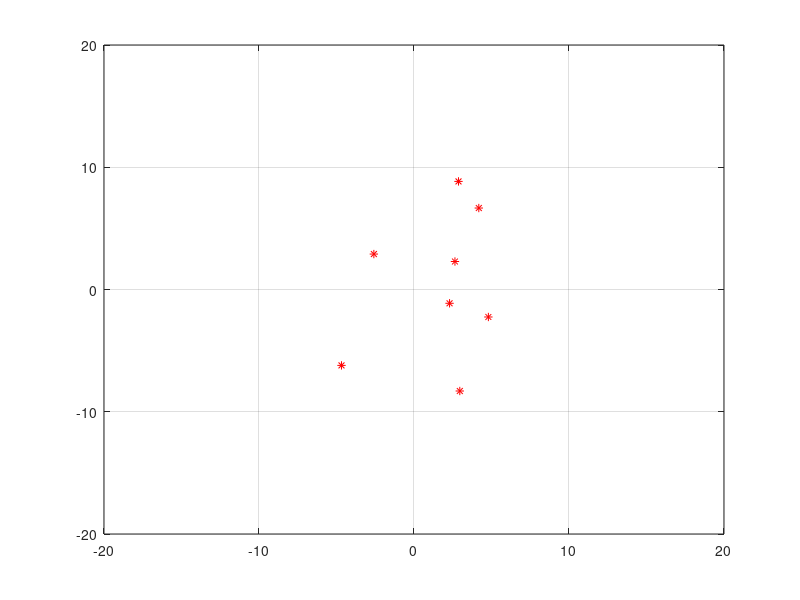

The MATLAB source for this figure: (Note: this script raises an error after producing the figure.)
% paper: Distributed Kalman filter for cooperative localization with integrated measurements
% author: Yeong Jun Kim(colson)
% email: colson@korea.ac.kr || dud3722000@naver.com
% date: 2020-07-28
% DKFCL class is in https://www.github.com/YeongJunKim/matlab/filters/DKFCL

% system eq
% x_{i,k+1} = A * x_{i,k} + B * w_{i,k}
% y_{i,k} = C * x_{i,k} + v_{i,k}
% z_{i,j,k} = D(x_{i,k} - x_{j,k})
% x = [x_position y_position x_vel y_vel]'
% u = [x_vel y_vel]'


%%
clear all
clc
clf
%% add path
addpath('/../matlab/filters');
%% global variables
global app
%% robot init
app.agent_num = 8;
app.adjacency = zeros(app.agent_num, app.agent_num);
app.adjacency(1,[7 8]) = [0.6 0.4];
app.adjacency(2,[1 8]) = [0.3 0.7];
app.adjacency(3,[1 2]) = [0.7 0.3];
app.adjacency(4,[2 3]) = [0.5 0.5];
app.adjacency(5,[3 4]) = [0.8 0.2];
app.adjacency(6,[4 5]) = [0.2 0.8];
app.adjacency(7,[5 6]) = [0.7 0.3];
app.adjacency(8,[6 7]) = [0.3 0.7];

%% simulation init
app.dt = 1;
app.iteration = 100;
for ct = 1:app.agent_num
    app.agent(ct).data.nx = 4;
    app.agent(ct).data.ny = 4;
    app.agent(ct).data.nu = 2;
    app.agent(ct).data.nz = 4;
    app.agent(ct).trajectory.real = zeros(app.agent(ct).data.nx, app.iteration);
    app.agent(ct).trajectory.filtered.al1 = zeros(app.agent(ct).data.nx, app.iteration);
    app.agent(ct).trajectory.filtered.al2 = zeros(app.agent(ct).data.nx, app.iteration);
    app.agent(ct).trajectory.measurement = zeros(app.agent(ct).data.ny, app.iteration);
    app.agent(ct).trajectory.time = zeros(1, app.iteration);
    app.agent(ct).trajectory.input = zeros(app.agent(ct).data.nu, app.iteration);
    app.agent(ct).trajectory.real(:,1) = normrnd([0 0 0 0]', [5 5 0 0]');
    app.agent(ct).trajectory.filtered.al1(:,1) = app.agent(ct).trajectory.real(:,1);
    app.agent(ct).trajectory.filtered.al2(:,1) = app.agent(ct).trajectory.real(:,1);
end
%% plotting init
figure(1);
clf;
ax = axes;
app.plot_agent = cell(1,app.agent_num);
app.plot_edge = cell(app.agent_num, app.agent_num);
for ct = 1:app.agent_num
    
    app.plot_agent{ct} = plot(ax, app.agent(ct).trajectory.real(1,1), app.agent(ct).trajectory.real(2,1), 'r*'); hold on; grid on;
end
for i = 1:app.agent_num-1
    for j = 1:app.agent_num
        if i == j
        else
            if(app.adjacency(i,j) == 1)
                x = zeros(1,2);
                y = zeros(1,2);
                x(1) = app.agent(i).trajectory.real(1,1); x(2) = app.agent(j).trajectory.real(1,1);
                y(1) = app.agent(i).trajectory.real(2,1); y(2) = app.agent(j).trajectory.real(2,1);
                app.plot_edge{i,j} = plot(ax, x,y, 'b-'); hold on;
            end
        end
    end
end
xlim([-20 20])
ylim([-20 20])
%% filtering class init
% examples
% global filters
% for ct = 1:app.agent_num
%    filters.FIR(ct).filter = FIR();
%    filters.EKF(ct).filter = EKF();
%    filters.PF(ct).filter = PF();
% end

P = diag([0.1, 0.1, 0.1, 0.1]);
Q = diag([0.01, 0.01, 0.01, 0.01]);
V = diag([2,2]);
R = diag([4,4]);
% R = app.adjacency * 2;
A = [1 0 app.dt 0;
    0 1 0 app.dt ;
    0 0 1 0;
    0 0 0 1];
B = [app.dt^2/2 0 0 0;
    0 app.dt^2/2 0 0;
    0 0 app.dt 0;
    0 0 0 app.dt];
C = [1 0 0 0;
    0 1 0 0];
D = [1 0 0 0;
    0 1 0 0];

for ag = 1:app.agent_num
    if(ag == 1 || ag == 5)
        C_ = C;
        C_(2,2) = 0;
    else
        C_ = C;
    end
    
    DKFCL_FILTER(ag) = DKFCL(P,Q,V,R,A,B,C_,D,app.adjacency,app.agent(ag).trajectory.real(:,1),1,ag);
end
for ag = 1:app.agent_num
    if(ag == 1 || ag == 5)
        C_ = C;
        C_(2,2) = 0;
    else
        C_ = C;
    end
    
    DKFCL_FILTER(ag+app.agent_num) = DKFCL(P,Q,V,R,A,B,C_,D,app.adjacency,app.agent(ag).trajectory.real(:,1),2,ag);
end
%% run simulation
% make real data
for ct = 2:app.iteration
    for ag = 1:app.agent_num
        app.agent(ag).trajectory.input(:,ct) = normrnd([1 1], 0.01)';
        
        app.agent(ag).trajectory.real(:,ct) = dynamics([app.agent(ag).trajectory.real(1:2,ct-1)' app.agent(ag).trajectory.input(:,ct)']',1);
    end
    %     update_plot(ct);
    %     pause(0.05);
end

% run filtering
for ct = 2:app.iteration
    for ag = 1:app.agent_num
        %prior_x update
        
    end
    for ag = 1:app.agent_num
        u_ = app.agent(ag).trajectory.input(:,ct);
        y_ = app.agent(ag).trajectory.real(1:2,ct) + normrnd([0 0]', 1);
        z_ = zeros(app.agent(1).data.nx, app.agent_num);
        
        for j = 1:app.agent_num
            z_(:,j) = app.agent(ag).trajectory.real(:,ct) - app.agent(j).trajectory.real(:,ct) + normrnd([0 0 0 0]', 1);
        end
        x_neighbor_ = zeros(app.agent(1).data.nx, app.agent_num);
        p_neighbor_ = zeros(app.agent(1).data.nx, app.agent(1).data.nx, app.agent_num);
        
        for j = 1:app.agent_num
            x_neighbor_(:,j) = DKFCL_obtain_x_prior(DKFCL_FILTER(j));
            p_neighbor_(:,:,j) = DKFCL_obtain_y_prior(DKFCL_FILTER(j));
        end
        
        app.agent(ag).trajectory.filtered.al1(:,ct) = DKFCL_run(DKFCL_FILTER(ag), u_, y_, z_, x_neighbor_, p_neighbor_);
        
        
        
        
        for j = 1:app.agent_num
            x_neighbor_(:,j) = DKFCL_obtain_x_prior(DKFCL_FILTER(j+app.agent_num));
            p_neighbor_(:,:,j) = DKFCL_obtain_y_prior(DKFCL_FILTER(j+app.agent_num));
        end
        app.agent(ag).trajectory.filtered.al2(:,ct) = DKFCL_run(DKFCL_FILTER(ag+app.agent_num), u_, y_, z_, x_neighbor_, p_neighbor_);
    end
    update_plot(ct);
    
end
%% plot
figure(2);
clf;
x = zeros(1, app.iteration);
y = zeros(1, app.iteration);
subplot(3,1,1);
for ag = 1:app.agent_num
   x(:) = app.agent(ag).trajectory.real(1,:); y(:) = app.agent(ag).trajectory.real(2,:);
   lege1 = ['real_ ' num2str(ag)];
   plot(x,y, '-d', 'DisplayName', lege1); hold on;
   x(:) = app.agent(ag).trajectory.filtered.al1(1,:); y(:) = app.agent(ag).trajectory.filtered.al1(2,:);
   lege2 = ['filtered_{al1} ' num2str(ag)];
   plot(x,y, '-*', 'DisplayName', lege2); hold on;
   x(:) = app.agent(ag).trajectory.filtered.al2(1,:); y(:) = app.agent(ag).trajectory.filtered.al2(2,:);
   lege3 = ['filtered_{al2} ' num2str(ag)];
   plot(x,y, '-*', 'DisplayName', lege3); hold on;
end
hold off;
legend;
subplot(3,1,2);

diff_sum.al1 = zeros(2, app.iteration);
diff_sum.al2 = zeros(2, app.iteration);
for ag = 1:app.agent_num
   diff = abs(app.agent(ag).trajectory.real(1:2,:) - app.agent(ag).trajectory.filtered.al1(1:2,:));
   x(:) = diff(1,:);   y(:) = diff(2,:);
   lege1 = ['al1 error' num2str(ag)];
   plot(1:app.iteration, x(:)+y(:), '-d', 'DisplayName', lege1); hold on;
   diff_sum.al1 = diff_sum.al1 + diff;
   diff = abs(app.agent(ag).trajectory.real(1:2,:) - app.agent(ag).trajectory.filtered.al2(1:2,:));
   x(:) = diff(1,:);   y(:) = diff(2,:);
   lege2 = ['al2 error' num2str(ag)];
   plot(1:app.iteration, x(:)+y(:), '-o', 'DisplayName', lege2); hold on;
   diff_sum.al2 = diff_sum.al2 + diff;
end
hold off;
legend;
subplot(3,1,3);
x(:) = diff_sum.al1(1,:);
y(:) = diff_sum.al1(2,:);
rmse = sqrt(x(:).^2 + y(:).^2);
plot(1:app.iteration, rmse(:), '-*', 'DisplayName', "algorithm1"); hold on;

x(:) = diff_sum.al2(1,:);
y(:) = diff_sum.al2(2,:);
rmse = sqrt(x(:).^2 + y(:).^2);
plot(1:app.iteration, rmse(:), '-d', 'DisplayName', "algorithm2"); 
hold off;
legend;
%% local functions
function update_plot(index)
global app
for ag = 1:app.agent_num
    app.plot_agent{ag}.XData = app.agent(ag).trajectory.real(1,index);
    app.plot_agent{ag}.YData = app.agent(ag).trajectory.real(2,index);
end
for i = 1:app.agent_num-1
    for j = 1:app.agent_num
        if i == j
        else
            if(app.adjacency(i,j) == 1)
                x = zeros(1,2);
                y = zeros(1,2);
                x(1) = app.agent(i).trajectory.real(1,index); x(2) = app.agent(j).trajectory.real(1,index);
                y(1) = app.agent(i).trajectory.real(2,index); y(2) = app.agent(j).trajectory.real(2,index);
                app.plot_edge{i,j}.XData = x(:);
                app.plot_edge{i,j}.YData = y(:);
            end
        end
    end
end
end